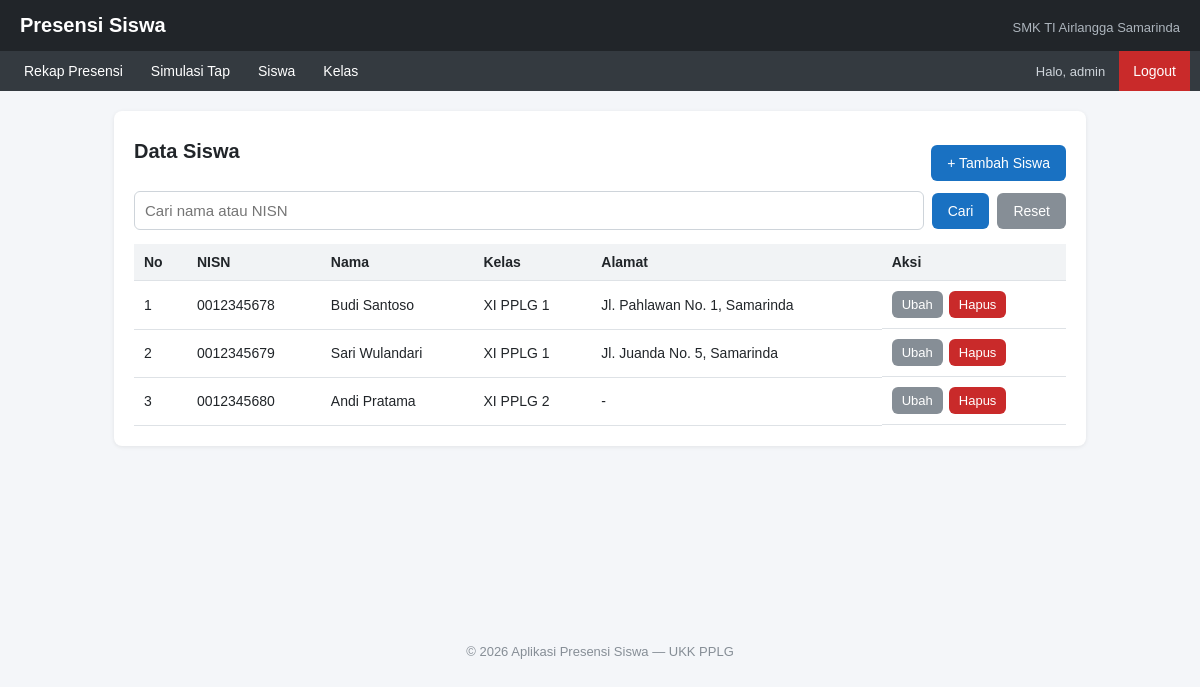
Page /siswa.php (signed in) on the committed database.
### tables this page shows
CREATE TABLE IF NOT EXISTS siswa (
  nisn     CHAR(10) PRIMARY KEY,
  nama     VARCHAR(100) NOT NULL,
  alamat   VARCHAR(255) NULL,
  id_kelas INT NOT NULL,
  CONSTRAINT fk_siswa_kelas FOREIGN KEY (id_kelas) REFERENCES kelas(id_kelas)
);

CREATE TABLE IF NOT EXISTS kelas (
  id_kelas   INT AUTO_INCREMENT PRIMARY KEY,
  nama_kelas VARCHAR(20) NOT NULL UNIQUE,
  jurusan    VARCHAR(50) NOT NULL
);

### app/helpers.php (called while the page is built, shortened)
<?php
function e($v): string
{
    return htmlspecialchars((string) $v, ENT_QUOTES, 'UTF-8');
}

### config/database.php (called while the page is built)
<?php
return [
    'host'   => 'localhost',
    'dbname' => 'presensi_siswa',
    'user'   => 'root',
    'pass'   => '',
];

### app/init.php (called while the page is built, shortened)
<?php
require_once __DIR__ . '/helpers.php';
require_once __DIR__ . '/Database.php';
require_once __DIR__ . '/BaseModel.php';
require_once __DIR__ . '/Kelas.php';
require_once __DIR__ . '/Siswa.php';
$config = require __DIR__ . '/../config/database.php';
$db = new Database($config);

### app/Database.php (called while the page is built)
<?php
class Database
{
    private PDO $pdo;
    public function __construct(array $config)
    {
        $dsn = "mysql:host={$config['host']};dbname={$config['dbname']};charset=utf8mb4";
        try {
            $this->pdo = new PDO($dsn, $config['user'], $config['pass'], [
                PDO::ATTR_ERRMODE            => PDO::ERRMODE_EXCEPTION,
                PDO::ATTR_DEFAULT_FETCH_MODE => PDO::FETCH_ASSOC,
                PDO::ATTR_EMULATE_PREPARES   => false,
            ]);
            $this->pdo->exec("SET time_zone = '+08:00'");
        } catch (PDOException $e) {
            error_log($e->getMessage());
            die('Koneksi database gagal. Pastikan MySQL/MariaDB berjalan dan database sudah di-import.');
        }
    }
    public function getConnection(): PDO
    {
        return $this->pdo;
    }
}

### app/BaseModel.php (called while the page is built, shortened)
<?php
abstract class BaseModel
{
    public function __construct(Database $db)
    {
        $this->pdo = $db->getConnection();
    }
}

### app/Siswa.php (called while the page is built, shortened)
<?php
class Siswa extends BaseModel
{
    public function getAll(string $keyword = ''): array
    {
        $sql = 'SELECT s.nisn, s.nama, s.alamat, k.nama_kelas, k.jurusan
                FROM siswa s
                INNER JOIN kelas k ON s.id_kelas = k.id_kelas';
        $params = [];
        $sql .= ' ORDER BY k.nama_kelas, s.nama';
        $stmt = $this->pdo->prepare($sql);
        $stmt->execute($params);
        return $stmt->fetchAll();
    }
}

### siswa.php (the view, shortened to what this page needs)
<?php
require_once __DIR__ . '/auth.php';
$siswa = new Siswa($db);
$q = trim($_GET['q'] ?? '');
$daftar = $siswa->getAll($q);
include __DIR__ . '/layouts/header.php';
include __DIR__ . '/layouts/navbar.php';
?>
<div class="card">
    <div class="card-head">
        <h2>Data Siswa</h2>
        <a href="siswa_form.php" class="btn">+ Tambah Siswa</a>
    </div>
    <form method="get" class="filter">
        <input type="text" name="q" value="<?= e($q) ?>" placeholder="Cari nama atau NISN">
        <button type="submit" class="btn">Cari</button>
        <a href="siswa.php" class="btn btn-light">Reset</a>
    </form>
    <div class="table-wrap">
    <table>
        <thead>
            <tr><th>No</th><th>NISN</th><th>Nama</th><th>Kelas</th><th>Alamat</th><th>Aksi</th></tr>
        </thead>
        <tbody>
        <?php foreach ($daftar as $i => $s): ?>
            <tr>
                <td><?= $i + 1 ?></td>
                <td><?= e($s['nisn']) ?></td>
                <td><?= e($s['nama']) ?></td>
                <td><?= e($s['nama_kelas']) ?></td>
                <td><?= e($s['alamat'] ?? '-') ?></td>
                <td class="aksi">
                    <a href="siswa_form.php?nisn=<?= e($s['nisn']) ?>" class="btn btn-light btn-sm">Ubah</a>
                    <form method="post" onsubmit="return confirm('Hapus siswa ini?');">
                        <button type="submit" class="btn btn-danger btn-sm">Hapus</button>
                    </form>
                </td>
            </tr>
        <?php endforeach; ?>
        </tbody>
    </table>
    </div>
</div>
<?php include __DIR__ . '/layouts/footer.php'; ?>

### layouts/header.php (shortened to what this page needs)
<!DOCTYPE html>
<html lang="id">
<head>
    <link rel="stylesheet" href="assets/css/style.css">
</head>
<body>
<header class="app-header">
    <h1>Presensi Siswa</h1>
    <span>SMK TI Airlangga Samarinda</span>
</header>

### layouts/navbar.php (shortened to what this page needs)
<nav class="navbar">
<?php if (isset($_SESSION['user_id'])): ?>
    <a href="index.php">Rekap Presensi</a>
    <a href="tap.php">Simulasi Tap</a>
    <a href="siswa.php">Siswa</a>
    <a href="kelas.php">Kelas</a>
    <span class="who">Halo, <?= e($_SESSION['username']) ?></span>
    <a href="logout.php" class="logout">Logout</a>
<?php else: ?>
    <span class="who">Silakan login sebagai administrator</span>
<?php endif; ?>
</nav>
<main class="container">

### layouts/footer.php
</main>
<footer class="app-footer">
    <p>&copy; <?= date('Y') ?> Aplikasi Presensi Siswa &mdash; UKK PPLG</p>
</footer>
</body>
</html>

### assets/css/style.css (style rules this page uses)
* { box-sizing: border-box; }
body { margin: 0; font-family: Arial, Helvetica, sans-serif; background: #f4f6f9; color: #212529; }
.app-header { background: #212529; color: #fff; padding: 14px 20px; display: flex; flex-wrap: wrap; justify-content: space-between; align-items: baseline; gap: 6px; }
.app-header h1 { margin: 0; font-size: 20px; }
.app-header span { font-size: 13px; color: #adb5bd; }
.navbar { background: #343a40; display: flex; flex-wrap: wrap; align-items: center; padding: 0 10px; }
.navbar a { color: #fff; text-decoration: none; padding: 12px 14px; font-size: 14px; }
.navbar .who { color: #ced4da; font-size: 13px; padding: 12px 14px; }
.navbar .logout { background: #c92a2a; }
.container { max-width: 1000px; margin: 20px auto; padding: 0 14px; min-height: 60vh; }
.card { background: #fff; border-radius: 8px; padding: 20px; box-shadow: 0 1px 4px rgba(0,0,0,.08); }
.card-head { display: flex; flex-wrap: wrap; justify-content: space-between; align-items: center; gap: 10px; margin-bottom: 10px; }
h2 { margin: 0 0 10px; font-size: 20px; }
input[type=text], input[type=password], input[type=date], textarea, select { width: 100%; padding: 10px; border: 1px solid #ced4da; border-radius: 6px; font-size: 15px; font-family: inherit; }
.btn { display: inline-block; background: #1971c2; color: #fff; border: 0; padding: 10px 16px; border-radius: 6px; cursor: pointer; text-decoration: none; font-size: 14px; margin-top: 14px; }
.btn-light { background: #868e96; }
.btn-danger { background: #c92a2a; }
.btn-sm { padding: 6px 10px; font-size: 13px; margin-top: 0; }
.filter { display: flex; flex-wrap: wrap; gap: 8px; margin: 10px 0 14px; align-items: center; }
.filter input, .filter select { width: auto; flex: 1 1 160px; }
.filter .btn { margin-top: 0; }
.table-wrap { overflow-x: auto; }
table { width: 100%; border-collapse: collapse; font-size: 14px; }
th, td { padding: 10px; border-bottom: 1px solid #dee2e6; text-align: left; white-space: nowrap; }
th { background: #f1f3f5; }
td form { display: inline; }
.aksi { display: flex; gap: 6px; }
.app-footer { text-align: center; color: #868e96; font-size: 13px; padding: 20px; }

### rows in the picture
siswa: nisn "0012345678", nama "Budi Santoso", id_kelas.nama_kelas "XI PPLG 1", alamat "Jl. Pahlawan No. 1, Samarinda"
siswa: nisn "0012345679", nama "Sari Wulandari", id_kelas.nama_kelas "XI PPLG 1", alamat "Jl. Juanda No. 5, Samarinda"
siswa: nisn "0012345680", nama "Andi Pratama", id_kelas.nama_kelas "XI PPLG 2", alamat "-"

### other values in the picture
$_SESSION['username'] "admin"
